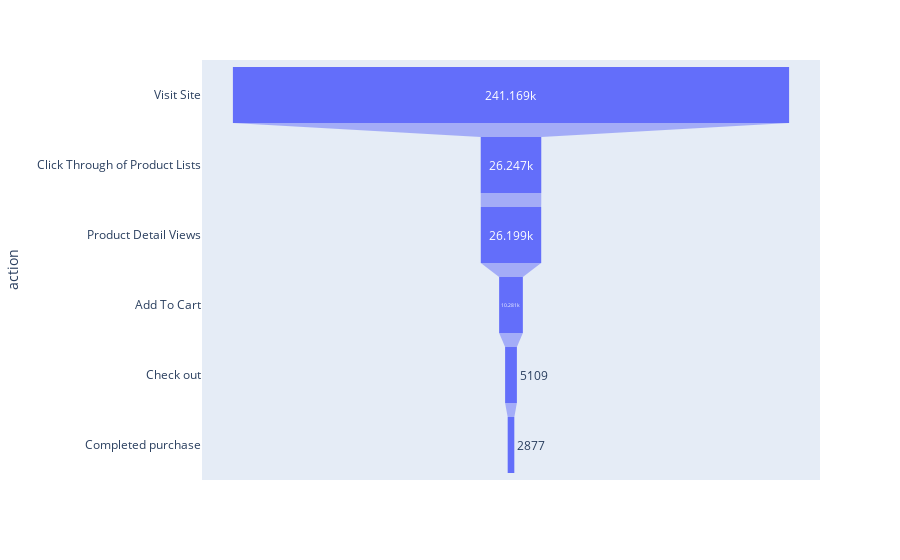

Here is the notebook cell this chart was saved with:
### Code cell
fig = px.funnel(df, x='users', y='action', hover_data='drop_off_perc')
fig.show()

### Figure 1 — Plotly figure (JSON) as saved in the notebook; plotly's stock layout.template omitted (floating-point values rounded to 4 significant figures)
{"data": [{"customdata": [[null], [-89.1], [-0.2], [-60.8], [-50.3], [-43.7]], "hovertemplate": "users=%{x}<br>action=%{y}<br>drop_off_perc=%{customdata[0]}<extra></extra>", "legendgroup": "", "marker": {"color": "#636efa"}, "name": "", "orientation": "h", "showlegend": false, "type": "funnel", "x": [241169, 26247, 26199, 10281, 5109, 2877], "xaxis": "x", "y": ["Visit Site", "Click Through of Product Lists", "Product Detail Views", "Add To Cart", "Check out", "Completed purchase"], "yaxis": "y"}], "layout": {"legend": {"tracegroupgap": 0}, "margin": {"t": 60}, "xaxis": {"anchor": "y", "domain": [0, 1], "title": {"text": "users"}}, "yaxis": {"anchor": "x", "domain": [0, 1], "title": {"text": "action"}}}}
